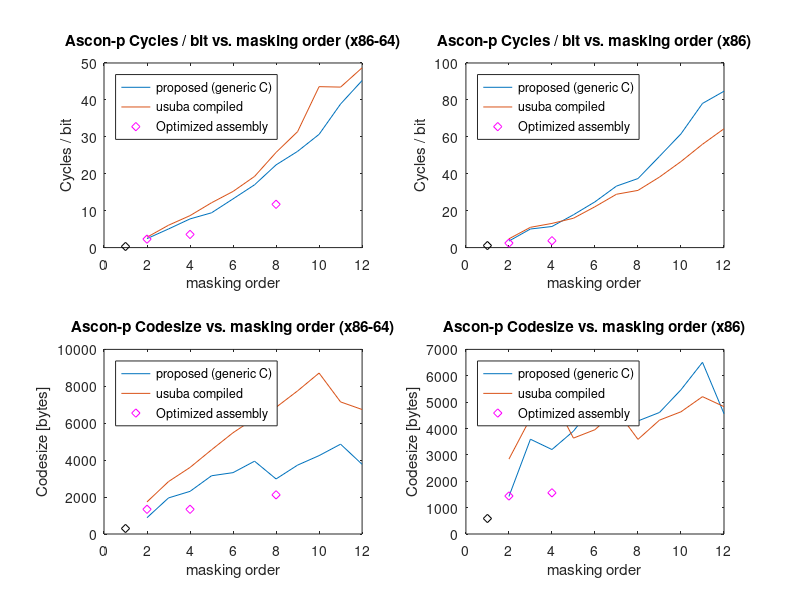

MATLAB code for this plot:
load("opt_masking_64.mat")

load("benchmark_64.mat")

subplot(2,2,1)
plot(d, gc, d, uc, 2, xmm_cpb, 'dm', 4, ymm_cpb, 'dm', 8, zmm_cpb, 'dm', 1, 0.301477, 'dk')

title("Ascon-p Cycles / bit vs. masking order (x86-64)")
xlabel("masking order")
ylabel("Cycles / bit")
legend("proposed (generic C)", "usuba compiled", "Optimized assembly", "Location", 'northwest')

load("codesize_64.mat")
subplot(2, 2, 3)
plot(d, gc, d, uc, 2, xmm_code, 'dm', 4, ymm_code, 'dm', 8, zmm_code, 'dm', 1, 0x12b, 'dk')
title("Ascon-p Codesize vs. masking order (x86-64)")
xlabel("masking order")
ylabel("Codesize [bytes]")
legend("proposed (generic C)", "usuba compiled", "Optimized assembly", "Location", 'northwest')


load("opt_masking_32.mat")

load("benchmark_32.mat")

subplot(2,2,2)
plot(d, gc, d, uc, 2, xmm_cpb, 'dm', 4, ymm_cpb, 'dm', 1, 1.093541, 'dk')
title("Ascon-p Cycles / bit vs. masking order (x86)")
xlabel("masking order")
ylabel("Cycles / bit")
legend("proposed (generic C)", "usuba compiled", "Optimized assembly", "Location", 'northwest')

load("codesize_32.mat")
subplot(2, 2, 4)
plot(d, gc, d, uc, 2, xmm_code, 'dm', 4, ymm_code, 'dm', 1, 0x24c, 'dk')
title("Ascon-p Codesize vs. masking order (x86)")
xlabel("masking order")
ylabel("Codesize [bytes]")
legend("proposed (generic C)", "usuba compiled", "Optimized assembly", "Location", 'northwest')
